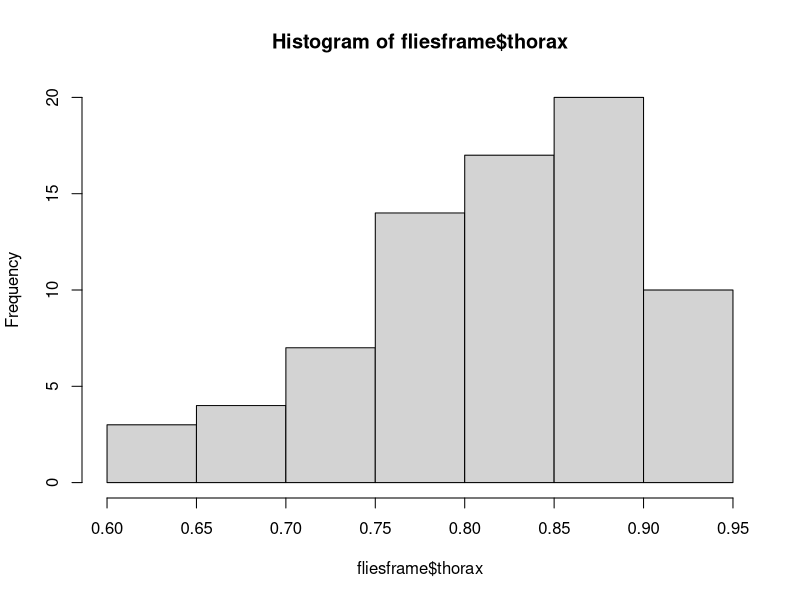
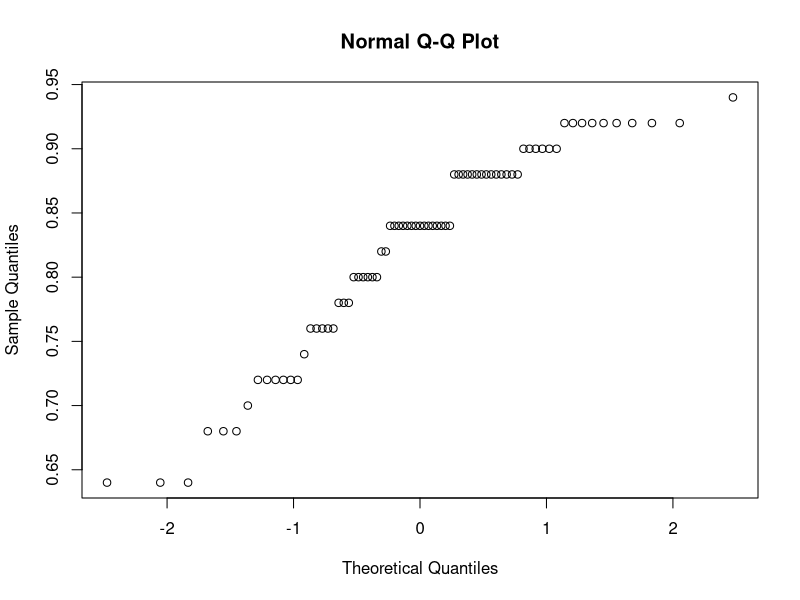
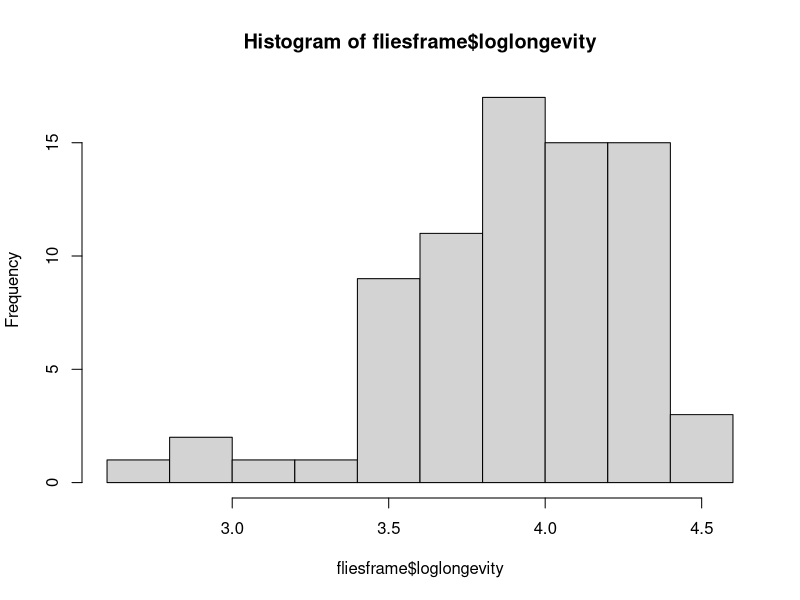
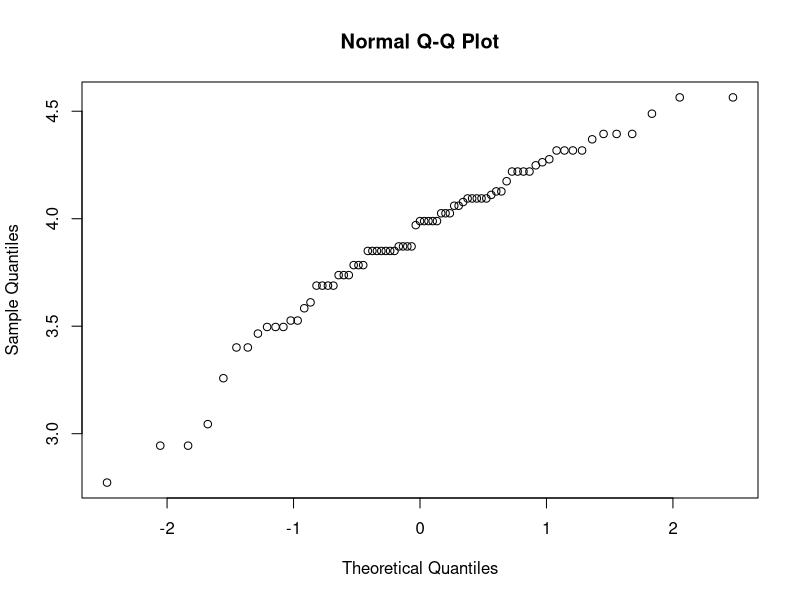
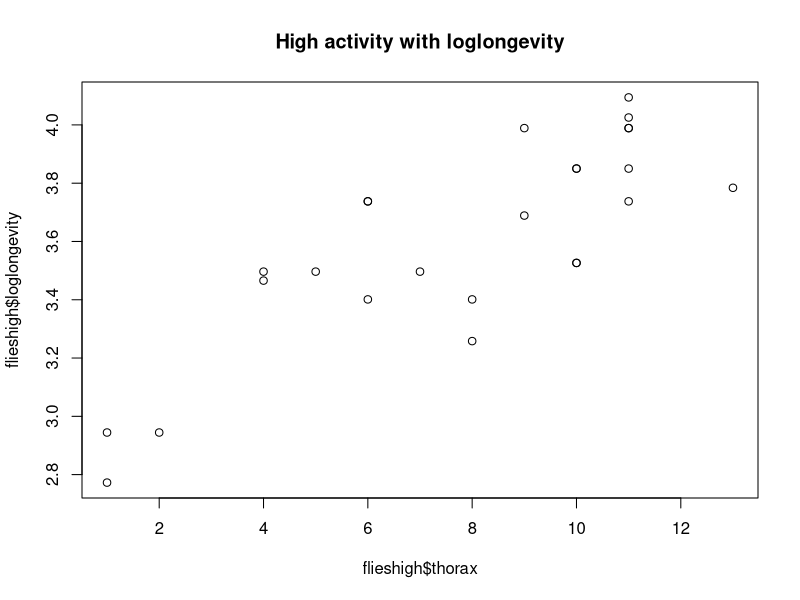
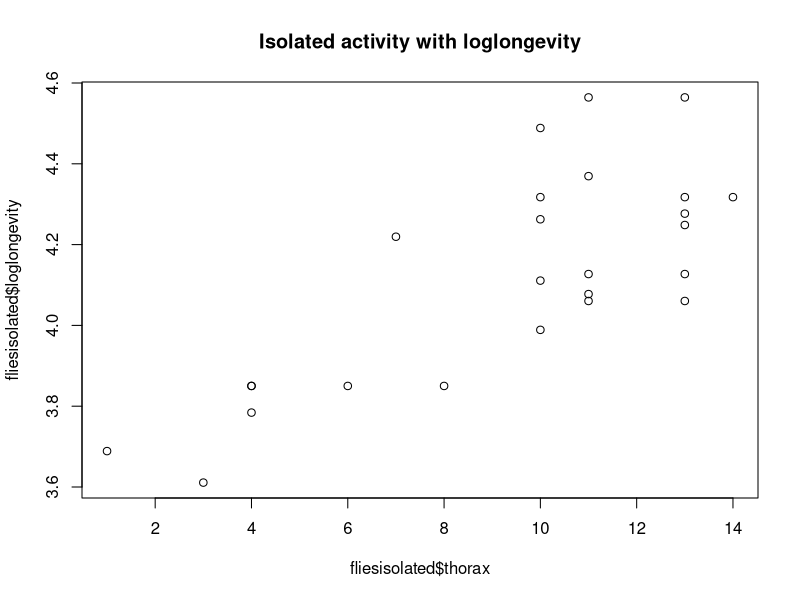
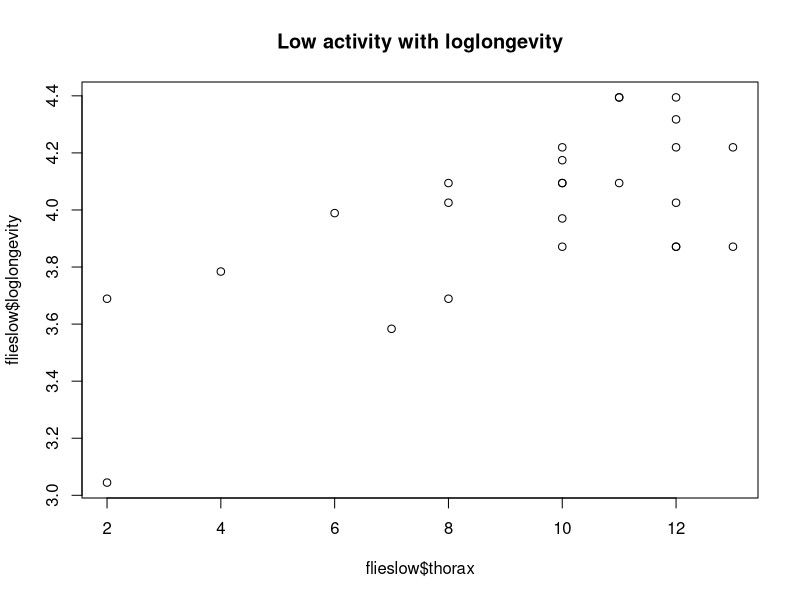
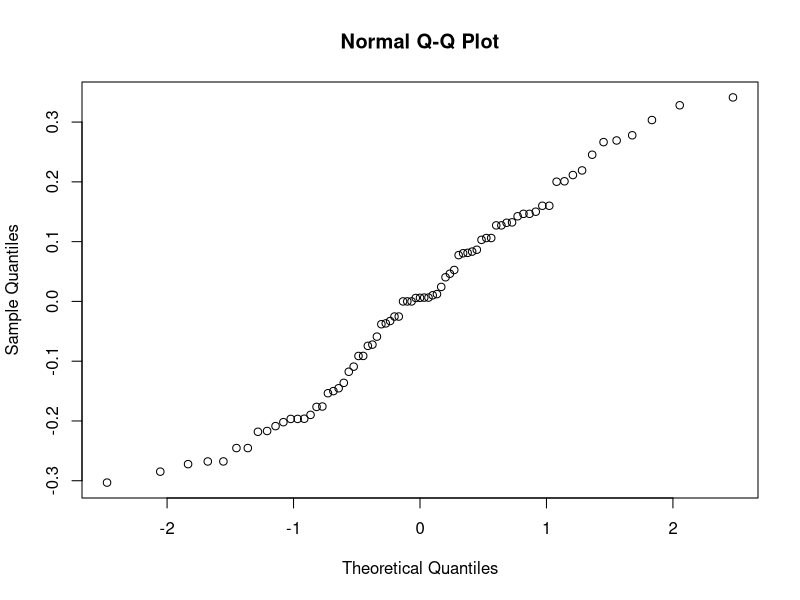

These figures' R source, in order:
## ---- chunk 1
options(digits = 3) #Showing only 3 decimals
library(multcomp)
library(lme4)
## ---- chunk 2
flies = read.table("fruitflies.txt",header=TRUE);
## ---- chunk 3
fliesframe = data.frame(thorax=flies$thorax,longevity=flies$longevity,activity=flies$activity,loglongevity=log(flies$longevity))
fliesframe
## ---- chunk 4
hist(fliesframe$thorax)
qqnorm(fliesframe$thorax)
## ---- chunk 5
hist(fliesframe$loglongevity)
qqnorm(fliesframe$loglongevity)
## ---- chunk 6
fliesanova = lm(loglongevity~activity,data=fliesframe)
anova(fliesanova)
## ---- chunk 7
summary(fliesanova)
## ---- chunk 8
fliesframe$activity = as.factor(fliesframe$activity)
fliesframe$thorax = as.factor(fliesframe$thorax)

fliesanova2 = lm(loglongevity~activity+thorax,data = fliesframe) #Should I use * or +
anova(fliesanova2)
## ---- chunk 9
fliesframe$thorax = as.numeric(fliesframe$thorax)
average_thorax = mean(fliesframe$thorax) 
fliesframe$thorax = as.factor(fliesframe$thorax)

## ---- chunk 10
contrasts(fliesframe$thorax)=contr.sum
contrasts(fliesframe$activity)=contr.sum
summary(fliesanova2)
## ---- chunk 11
fliesframe$thorax = as.numeric(fliesframe$thorax)
flieshigh = fliesframe[which(fliesframe$activity=="high"),]
fliesisolated = fliesframe[which(fliesframe$activity=="isolated"),]
flieslow = fliesframe[which(fliesframe$activity=="low"),]
## ---- chunk 12
plot(flieshigh$thorax,flieshigh$loglongevity,main="High activity with loglongevity")
plot(fliesisolated$thorax,fliesisolated$loglongevity,main="Isolated activity with loglongevity")
plot(flieslow$thorax,flieslow$loglongevity,main="Low activity with loglongevity")
## ---- chunk 13

qqnorm(residuals(fliesanova2))
## ---- chunk 14
plot(fitted(fliesanova2),residuals(fliesanova2))
## ---- chunk 15
fliesframe$activity=as.factor(fliesframe$longevity)
fliesaov = lm(longevity~thorax+activity,data=fliesframe)
drop1(fliesaov,type="F")
## ---- chunk 16
qqnorm(residuals(fliesanova))
qqline(residuals(fliesanova))
## ---- chunk 17
plot(fitted(fliesanova),residuals(fliesanova))
## ---- chunk 18
expsi = read.table("psi.txt", header=TRUE)

## ---- chunk 19
nousepsi = expsi[which(expsi$psi == "0"),]
usepsi = expsi[which(expsi$psi == "1"),]

## ---- chunk 20

hist(nousepsi$gpa, breaks = c(2.0, 2.5, 3.0, 3.5, 4.0, 4.5), xlab="GPA", ylab="N of students", main="GPA of students not receiving PSI")

hist(usepsi$gpa, breaks = c(2.0, 2.5, 3.0, 3.5, 4.0, 4.5), xlab="GPA", ylab="N of students", main="GPA of students receiving PSI")

boxplot(expsi$gpa, usepsi$gpa, nousepsi$gpa, main="GPA Boxplots", names=c("All", "PSI", "No PSI"));

qqnorm(nousepsi$gpa,  main="Q-Q Plot of Student's GPA without PSI") # doesn't look normal
qqline(nousepsi$gpa, col="red")

qqnorm(usepsi$gpa, main="Q-Q Plot of Student's GPA receiving PSI") # looks normal
qqline(usepsi$gpa, col="red")
## ---- chunk 21
expsiglm=glm(passed~psi+gpa,data=expsi,family=binomial)
summary(expsiglm)

## ---- chunk 22
x=matrix(c(3,15,8,6),2,2)
x
## ---- chunk 23
fisher.test(x)

## ---- chunk 24


## ---- chunk 25
africa_data = read.table("africa.txt", header = TRUE)
attach(africa_data)

## ---- chunk 26


## ---- chunk 27


## ---- chunk 28
africa_glm = glm(miltcoup~oligarchy+pollib+parties+pctvote+popn+size+numelec+numregim, family = poisson, data = africa_data)
summary(africa_glm)

## ---- chunk 29
africa_glm_sd = glm(miltcoup~oligarchy+pollib+parties+pctvote+popn+size+numelec+numregim, family = poisson, data = africa_data)
summary(africa_glm_sd)

summary(africa_glm_sd)[[12]][35]

## ---- chunk 30
africa_glm_sd = glm(miltcoup~oligarchy+pollib+parties+pctvote+popn+size+numregim, family = poisson, data = africa_data)
summary(africa_glm_sd)

summary(africa_glm_sd)[[12]][32]
## ---- chunk 31
africa_glm_sd = glm(miltcoup~oligarchy+pollib+parties+pctvote+popn+size, family = poisson, data = africa_data)
summary(africa_glm_sd)

summary(africa_glm_sd)[[12]][28] 
## ---- chunk 32

africa_glm_sd = glm(miltcoup~oligarchy+pollib+parties+pctvote+popn, family = poisson, data = africa_data)
summary(africa_glm_sd)

summary(africa_glm_sd)[[12]][24]
## ---- chunk 33
africa_glm_sd = glm(miltcoup~oligarchy+pollib+parties+pctvote, family = poisson, data = africa_data)
summary(africa_glm_sd)

summary(africa_glm_sd)[[12]][20]
## ---- chunk 34
africa_glm_sd = glm(miltcoup~oligarchy+pollib+parties, family = poisson, data = africa_data)
summary(africa_glm_sd)
## ---- chunk 35
plot(fitted(africa_glm_sd), residuals(africa_glm_sd)) 

## ---- chunk 36
plot(log(fitted(africa_glm_sd)), residuals(africa_glm_sd))

## ---- chunk 37
plot(log(fitted(africa_glm_sd)), residuals(africa_glm_sd, type = "response"))

## ---- chunk 38
plot(fitted(africa_glm), residuals(africa_glm))

## ---- chunk 39
plot(log(fitted(africa_glm)), residuals(africa_glm))

## ---- chunk 40
plot(log(fitted(africa_glm)), residuals(africa_glm, type = "response"))

## ---- chunk 41

shapiro.test(residuals(africa_glm_sd)) # p-value = 0.01 < 0.05 # Normality is doubtful

shapiro.test(residuals(africa_glm)) # p-value = 0.01 < 0.05 # Normaility is doubtful
## ---- chunk 42
qqnorm(residuals(africa_glm_sd)) # doesn't seem normal
qqline(residuals(africa_glm_sd), col="red")
## ---- chunk 43

qqnorm(residuals(africa_glm)) # doesn't seem normal
qqline(residuals(africa_glm), col="red")
